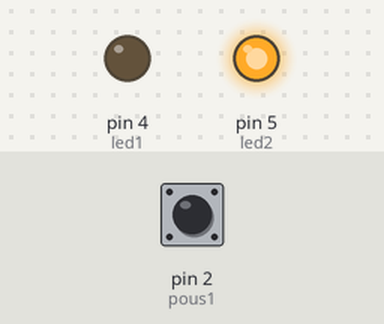
Recording of a sketch running on a simulated Arduino Uno, built with avr-gcc and run on an emulated ATmega328P. On the bench: output pins drawn as LEDs (lit = HIGH). Inputs (shaded band) come from the test bench; at power-on: pin 2 (pous1) HIGH.

Above: at 1.2 s.
1.3 s: pin 2 (pous1) pulled LOW for 0.15 s
At 3.8 s:
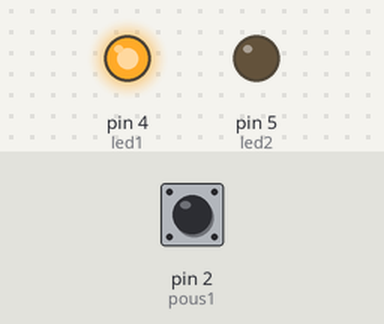
4.4 s: pin 2 (pous1) pulled LOW for 1 s
8.4 s: pin 2 (pous1) pulled LOW for 3.2 s
Timing chart, 0 to 22.6 s (numbered marks = the images above; inputs shaded):
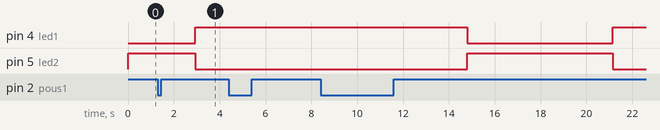

The sketch:

DutyCycle.ino
```cpp
#define led1 4
#define led2 5
#define pous1 2
#define led1On digitalWrite(led1, HIGH)
#define led1Off digitalWrite(led1, LOW)
#define led2On digitalWrite(led2, HIGH)
#define led2Off digitalWrite(led2, LOW)
#define pous1Pressed !digitalRead(pous1)

unsigned long myDelay = 1000;
unsigned long time;
int up;
int periode;
unsigned long tic;
unsigned long lastTic;
//Periode = temps entre 2 flancs montants
//dutyCycle = temps haut durant une période
//Frequence entre 1 et 100 donc des periodes de 1 seconde à 10ms

void pic(){
  periode = tic - lastTic;
  lastTic = tic;
}


void setup() {
  // put your setup code here, to run once:
  sei();
  //enable interruption
  attachInterrupt(0 , pic , RISING);
  pinMode (pous1, INPUT_PULLUP);
  pinMode (led1, OUTPUT);
  pinMode (led2, OUTPUT);
  Serial.begin(9600);
}

void loop() {
  tic = millis();
  if(!pous1Pressed){
    up++;
  }

  delay(1);

  if(time >= periode){
    byte dutyCycle = (up * 100) / periode;
    if(dutyCycle < 40){ led1On; led2Off;
      }else if (dutyCycle > 60 ){ led2On; led1Off;
        }else{ led1Off; led2Off; }
    up=0;
    time = 0;
  }
  time++;
}
```

Measured:
- after the input at 1.3 s, pin 4 (led1): LOW → HIGH after 1.6 s; pin 5 (led2): HIGH → LOW after 1.6 s
- after the input at 4.4 s, every drawn part: stays the same
